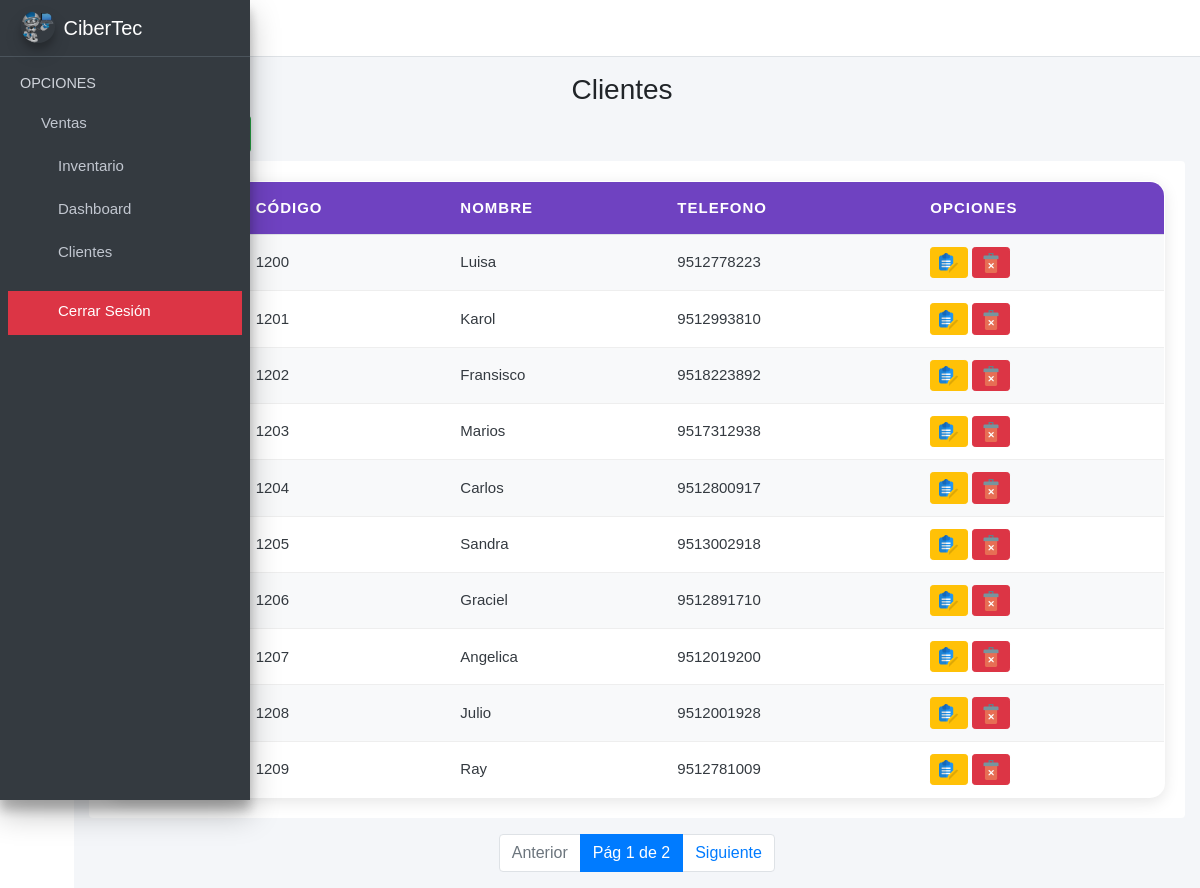
The app's page /clientes/ (signed in) with its own data.
### ventas/models.py (models this page shows, shortened)
class Cliente(models.Model):
    codigo = models.CharField(max_length=200, unique=True, null=True, blank=False)
    nombre = models.CharField(max_length=200, null=True, blank=False)
    telefono = models.CharField(max_length=200, null=True, blank=True)
    created = models.DateTimeField(auto_now_add=True)
    updated = models.DateTimeField(auto_now_add=True)
    class Meta:
        verbose_name = 'cliente'
        verbose_name_plural = 'clientes'

### ventas/views.py (the view)
# urls.py: path('clientes/', views.clientes_view, name='Clientes'),
def clientes_view(request):
    lista_clientes = Cliente.objects.all().order_by('id')
    paginator = Paginator(lista_clientes, 10)
    numero_pagina = request.GET.get('page')
    page_obj = paginator.get_page(numero_pagina)
    form_personal = AddClienteForm()
    form_editar = EditarClienteForm()
    context = {
        'clientes': page_obj,
        'form_personal': form_personal,
        'form_editar': form_editar
    }
    return render(request,'clientes.html', context)

### ventas/templates/clientes.html (shortened to what this page needs)
{% extends "base.html" %}
{% load static %}
{% load widget_tweaks %}
{% block content %}
<div class="row">
    <div class="col-md-12">
        <h3 class="text-center mt-3">Clientes <i class="fas fa-users"></i></h3>
        <div class="col-md-3 pb-2">
            <button type="button" class="btn btn-success" data-toggle="modal" data-target="#AgregarPersonalModal">
                Agregar Cliente <i class="fas fa-plus-circle"></i>
            </button>
        </div>
        <div class="card card-body" style="overflow:scroll; border:none; box-shadow:none;">
            <table class="table tabla-redondeada">
                <thead>
                    <tr>
                        <th># ID</th>
                        <th>Código</th>
                        <th>Nombre</th>
                        <th>Telefono</th>
                        <th>Opciones</th>
                    </tr>
                </thead>
                <tbody class="text-dark">
                    {% for i in clientes %}
                    <tr>
                        <td>{{i.id}}</td>
                        <td>{{i.codigo}}</td>
                        <td>{{i.nombre}}</td>
                        <td>{{i.telefono}}</td>
                        <td>
                            <button onclick="editarPersonal('{{i.id}}', '{{i.nombre}}', '{{i.telefono}}','{{i.codigo}}')"
                                class="btn btn-warning btn-sm" data-toggle="modal" data-target="#EditarPersonalModal">
                                <img src="{% static 'index/img/editar.png' %}" alt="Editar" width="20">
                            </button>
                            <button onclick="eliminarPersonal('{{i.id}}')" class="btn btn-danger btn-sm"
                                data-toggle="modal" data-target="#EliminarPersonalModal">
                                <img src="{% static 'index/img/delete.png' %}" alt="Borrar" width="20">
                            </button>
                        </td>
                    </tr>
                    {% empty %}
                    <tr><td colspan="5" class="text-center">No hay clientes registrados.</td></tr>
                    {% endfor %}
                </tbody>
            </table>
        </div>
        {% if clientes.has_other_pages %}
        <nav aria-label="Navegación">
            <ul class="pagination justify-content-center mt-2">
                {% if clientes.has_previous %}
                    <li class="page-item"><a class="page-link" href="?page={{ clientes.previous_page_number }}">Anterior</a></li>
                {% else %}
                    <li class="page-item disabled"><span class="page-link">Anterior</span></li>
                {% endif %}
                <li class="page-item active"><span class="page-link">Pág {{ clientes.number }} de {{ clientes.paginator.num_pages }}</span></li>
                {% if clientes.has_next %}
                    <li class="page-item"><a class="page-link" href="?page={{ clientes.next_page_number }}">Siguiente</a></li>
                {% else %}
                    <li class="page-item disabled"><span class="page-link">Siguiente</span></li>
                {% endif %}
            </ul>
        </nav>
        {% endif %}
    </div>
</div>
{% endblock %}

### ventas/static/index/css/main.css (style rules this page uses)
table, th, td { font-weight: 100; font-size:15px; }
body { font-family: Arial, Helvetica, sans-serif !important; }

### ventas/templates/base.html (style rules this page uses)
.tabla-redondeada { border-radius: 15px; overflow: hidden; box-shadow: 0 4px 15px rgba(0, 0, 0, 0.1); border: 1px solid #ddd; }
.tabla-redondeada thead th { background-color: #6f42c1; color: white; border: none; padding: 15px; text-transform: uppercase; font-weight: 600; letter-spacing: 1px; }
.tabla-redondeada tbody tr:nth-of-type(odd) { background-color: #f8f9fa; }
.tabla-redondeada td { padding: 12px 15px; vertical-align: middle; border-bottom: 1px solid #eee; }
* { scrollbar-width: thin; scrollbar-color: #888 #f1f1f1; }

### records on screen
Cliente: codigo "1200", nombre "Luisa", telefono "9512778223"
Cliente: id "3", codigo "1201", nombre "Karol", telefono "9512993810"
Cliente: codigo "1202", nombre "Fransisco", telefono "9518223892"
Cliente: codigo "1203", nombre "Marios", telefono "9517312938"
Cliente: codigo "1204", nombre "Carlos", telefono "9512800917"
Cliente: codigo "1205", nombre "Sandra", telefono "9513002918"
Cliente: codigo "1206", nombre "Graciel", telefono "9512891710"
Cliente: codigo "1207", nombre "Angelica", telefono "9512019200"
Cliente: codigo "1208", nombre "Julio", telefono "9512001928"
Cliente: codigo "1209", nombre "Ray", telefono "9512781009"

### other values on screen
{{ clientes.number }} "1"
{{ clientes.paginator.num_pages }} "2"
